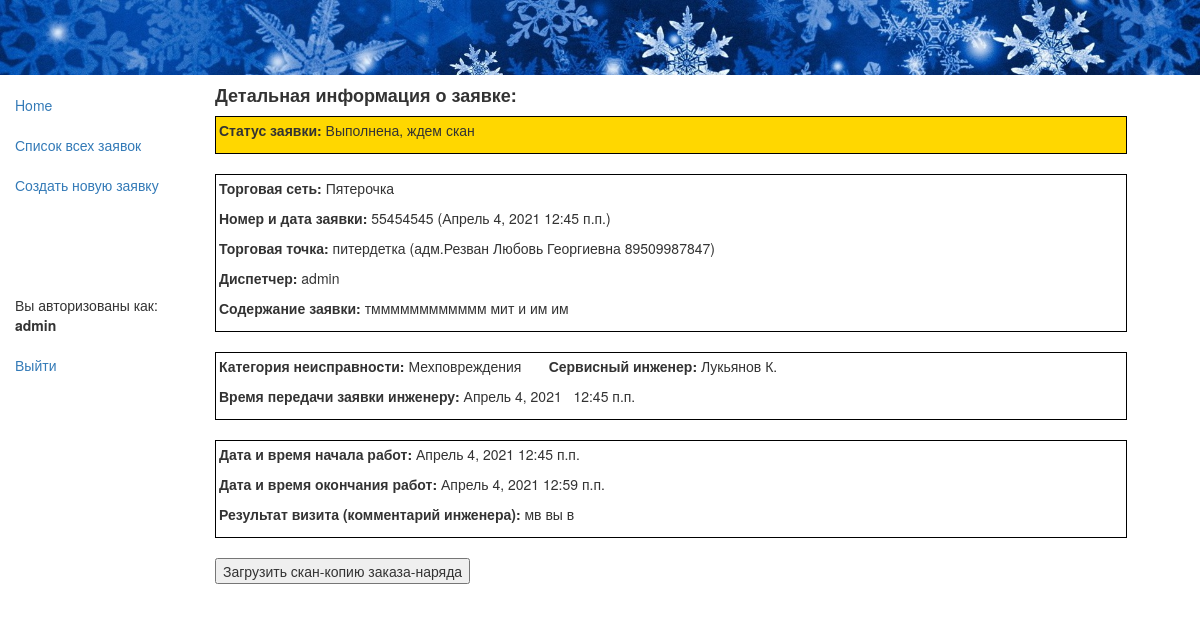
The page /app/rec/118 (signed in) on the database its author committed.
### app/models.py (models this page shows, shortened)
class Rec(models.Model):
    status = models.ForeignKey(Status, null=True, on_delete=models.SET_NULL, default=4, verbose_name="Статус заявки")
    retail = models.ForeignKey(Retail, null=True, on_delete=models.SET_NULL, verbose_name="Торговая сеть")
    rec_date = models.DateField(auto_now_add=True, verbose_name="Дата создания заявки")
    rec_time = models.TimeField(auto_now_add=True, verbose_name="Время создания заявки")
    user = models.ForeignKey(User, null=True, on_delete=models.SET_NULL, verbose_name="Диспетчер")
    customer = models.CharField(max_length=100, verbose_name="ФИО инициатора заявки")
    rec_num = models.CharField(verbose_name='Номер заявки', max_length=8)
    store = models.ForeignKey(Store, null=True, on_delete=models.SET_NULL, verbose_name="Торговая точка, адрес")
    description = models.TextField(max_length=1000, verbose_name="Содержание заявки")
    trouble = models.ForeignKey(Trouble, null=True, on_delete=models.SET_NULL, verbose_name="Категория неисправности")
    tech = models.ForeignKey(Tech, null=True, on_delete=models.SET_NULL, verbose_name="Сервисный инженер")
    sign_day = models.DateField(null=True, verbose_name="Дата передачи заявки инженеру")
    sign_time = models.TimeField(null=True, verbose_name="Время передачи заявки инженеру")
    zip_comment = models.TextField(max_length=1000, null=True, verbose_name="Комментарий ЗИП")
    visit_day_begin = models.DateField(null=True, verbose_name="Дата начала работ")
    visit_time_begin = models.TimeField(null=True, verbose_name="Время начала работ")
    visit_day_end = models.DateField(null=True, verbose_name="Дата окончания работ")
    visit_time_end = models.TimeField(null=True, verbose_name="Время окончания работ")
    result = models.TextField(null=True, max_length=1000, verbose_name="Результат выезда")
    form = models.CharField(null=True, max_length=10, verbose_name="Номер заказа-наряда")
    jpg = models.ImageField(upload_to='images', null=True, verbose_name="Скан-копия заказа-наряда")
    class Meta:
        verbose_name = 'Заявка'
        verbose_name_plural = 'Заявки'
        ordering = ['-rec_time'] # отображение заявок в rec-list.html в обратном порядке по времени
        permissions = (("can_create_update", "Может rec_create и rec_update"),
                       ("can_list_detail", "Может rec_list и rec_detail"),
                       )
    def get_upd3_url(self):
        return reverse('rec_update3', args=[str(self.id)])

class Status(models.Model):
    name = models.CharField(max_length=32, help_text="Состояние заявки")
    class Meta:
        verbose_name = 'Статус'
        verbose_name_plural = 'Статусы'
    def __str__(self):
        return self.name

class Retail(models.Model):
    name = models.CharField(max_length=64, help_text="Торговая сеть")
    class Meta:
        verbose_name = 'Торговая сеть'
        verbose_name_plural = 'Торговые сети'
    def __str__(self):
        return self.name

class Store(models.Model):
    name = models.CharField(max_length=96, help_text="Торговая точка, адрес")
    retail = models.ForeignKey(Retail, null=True, on_delete=models.SET_NULL, verbose_name="Торговая сеть")
    class Meta:
        verbose_name = 'Магазин'
        verbose_name_plural = 'Магазины'
    def __str__(self):
        return self.name

class Trouble(models.Model):
    name = models.CharField(max_length=32, help_text="Категория неисправности")
    class Meta:
        verbose_name = 'Неисправность'
        verbose_name_plural = 'Неисправности'
    def __str__(self):
        return self.name

class Tech(models.Model):
    name = models.CharField(max_length=64, help_text="Сервисный инженер")
    class Meta:
        verbose_name = 'Инженер'
        verbose_name_plural = 'Инженеры'
    def __str__(self):
        return self.name

### app/views.py (the view)
# urls.py: url(r'^rec/(?P<pk>\d+)$', views.RecDetailView.as_view(), name='rec_detail'),
class RecDetailView(PermissionRequiredMixin, generic.DetailView):
    model = Rec
    permission_required = 'app.can_list_detail'
    extra_context = {'gray': gray, 'blue': blue, 'yellow': yellow, 'green': green, 'red': red}

### app/templates/app/rec_detail.html (shortened to what this page needs)
{% extends "base_generic.html" %}
{% block content %}
  <h4><strong>Детальная информация о заявке:</strong></h4>
                {% if rec.status == gray %}
     <div style="border: 1px solid black; background-color: #A9A9A9; padding: 3px; width:94%;">
                <p> <strong>Статус заявки:</strong>&nbsp;{{ rec.status }}&nbsp;</p></div>
                {% elif rec.status == blue %}
     <div style="border: 1px solid black; background-color: #00BFFF; padding: 3px; width:94%;">
                <p> <strong>Статус заявки:</strong>&nbsp;{{ rec.status }}&nbsp;</p></div>
                {% elif rec.status == red %}
     <div style="border: 1px solid black; background-color: #FF7F50; padding: 3px; width:94%;">
                <p> <strong>Статус заявки:</strong>&nbsp;{{ rec.status }}&nbsp;</p></div>
                {% elif rec.status == yellow %}
     <div style="border: 1px solid black; background-color: #FFD700; padding: 3px; width:94%;">
                <p> <strong>Статус заявки:</strong>&nbsp;{{ rec.status }}&nbsp;</p></div>
                {% elif rec.status == green %}
     <div style="border: 1px solid black; background-color: #32CD32; padding: 3px; width:94%;">
                <p> <strong>Статус заявки:</strong>&nbsp;{{ rec.status }}&nbsp;</p></div>
                {% endif %}
 <br>
  <div style="border: 1px solid black; background-color: white; padding: 3px; width:94%;">
      <p><strong>Торговая сеть:</strong>&nbsp;{{ rec.retail }} </p>
      <p><strong>Номер и дата заявки:</strong>&nbsp;{{ rec.rec_num }} ({{ rec.rec_date }} {{ rec.rec_time }})</p>
      <p><strong>Торговая точка:</strong>&nbsp;{{ rec.store }} ({{ rec.customer }}) </p>
      <p><strong>Диспетчер:</strong>&nbsp;{{ rec.user }}</p>
      <p><strong>Содержание заявки:</strong>&nbsp;{{ rec.description }}</p></div><br>
{% if rec.sign_day and rec.sign_time %}
  <div style="border: 1px solid black; background-color: white; padding: 3px; width:94%;">
  <p><strong>Категория неисправноcти:</strong>&nbsp;{{ rec.trouble }}  &nbsp; &nbsp; &nbsp;
    <strong>Сервисный инженер:</strong>&nbsp;{{ rec.tech }}</p>
  <p><strong>Время передачи заявки инженеру:</strong>&nbsp;{{ rec.sign_day }}&nbsp; &nbsp;{{ rec.sign_time }}</p></div><br>
{% endif %}
{% if rec.visit_day_begin and rec.visit_time_begin and rec.visit_day_end and rec.visit_time_end and rec.sign_day and rec.sign_time %}
<div style="border: 1px solid black; background-color: white; padding: 3px; width:94%;">
    <p><strong>Дата и время начала работ:</strong>&nbsp;{{ rec.visit_day_begin }}&nbsp{{ rec.visit_time_begin }}</p>
    <p><strong>Дата и время окончания работ:</strong>&nbsp;{{ rec.visit_day_end }}&nbsp{{ rec.visit_time_end }}</p>
    <p><strong>Результат визита (комментарий инженера):</strong>&nbsp;{{ rec.result }}</p></div><br>
{% endif %}
{% if rec.sign_day and rec.sign_time and rec.visit_day_begin and rec.visit_time_begin and rec.visit_day_end and rec.visit_time_end and not rec.jpg %}
{% if perms.app.can_create_update %}
<form action="{{ rec.get_upd3_url }}">
   <button>Загрузить скан-копию заказа-наряда</button>
  </form><br>
{% endif %}
{% endif %}
{% endblock %}

### app/templates/base_generic.html (shortened to what this page needs)
<!DOCTYPE html>
<html lang="en">
<head>
  <link rel="stylesheet" href="https://maxcdn.bootstrapcdn.com/bootstrap/3.3.7/css/bootstrap.min.css">
  {% load static %}
  <link rel="stylesheet" href="{% static 'css/styles.css' %}">
  <img src="{% static 'images/snow.jpg' %}" alt="Snow" style="width:100%;"/>
</head>
<body>
  <div class="container-fluid">
    <div class="row">
      <div class="col-sm-2">
      {% block sidebar %}
      <ul class="sidebar-nav">
          <li><a href="{% url 'index' %}">Home</a></li> <br>
          {% if perms.app.can_list_detail %}
          <li><a href="{% url 'recs' %}">Список всех заявок</a></li>
          {% endif %}
          <br>
          {% if perms.app.can_create_update %}
          <li><a href="{% url 'rec_create' %}">Создать новую заявку</a></li>
          {% endif %}
          <br><br><br><br><br>
        {% if user.is_authenticated %}
            <li>Вы авторизованы как: </li><li><strong>{{ user.get_username }}</strong></li><br>
            <li><a href="{% url 'logout'%}?next={% url 'index' %}">Выйти</a></li>
        {% else %}
            <li><strong>Вы не авторизованы.</strong></li> <br>
            <li>Чтобы это исправить, </li>
            <li><a href="{% url 'login'%}?next={% url 'index' %}">нажмите здесь.</a></li>
        {% endif %}
      </ul>
     {% endblock %}
      </div>
      <div class="col-sm-10 ">
      {% block content %}{% endblock %}
      </div>
    </div>
  </div>
</body>
</html>

### app/static/css/styles.css (style rules this page uses)
.sidebar-nav { margin-top: 20px; padding: 0; list-style: none; }

### rows shown on the page
Rec: status "Выполнена, ждем скан", retail "Пятерочка", rec_num "55454545", rec_date "Апрель 4, 2021", rec_time "12:45 п.п.", store "питердетка", customer "адм.Резван Любовь Георгиевна 89509987847", user "admin", description "тмммммммммммм мит и им им", trouble "Мехповреждения", tech "Лукьянов К.", sign_day "Апрель 4, 2021", sign_time "12:45 п.п.", visit_day_begin "Апрель 4, 2021", visit_time_begin "12:45 п.п.", visit_day_end "Апрель 4, 2021", visit_time_end "12:59 п.п.", result "мв вы в"

### other values the page prints
{{ user.get_username }} "admin"
